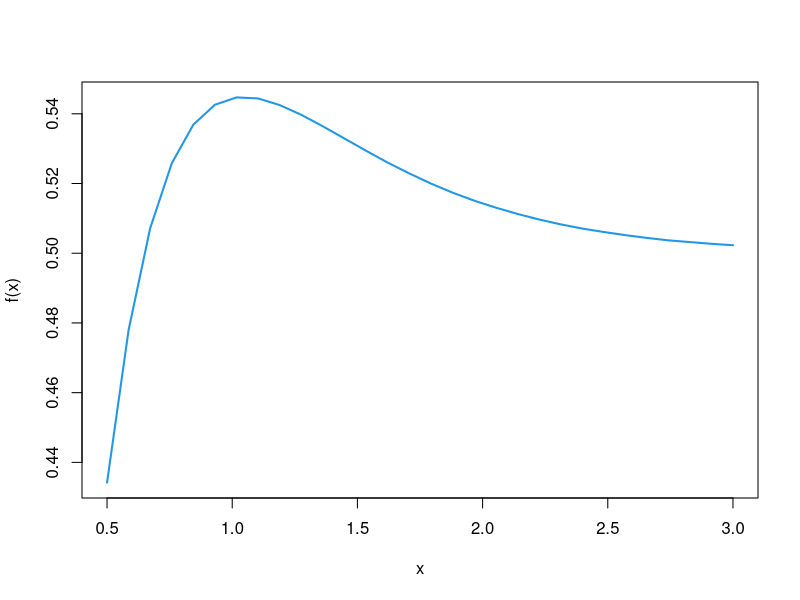
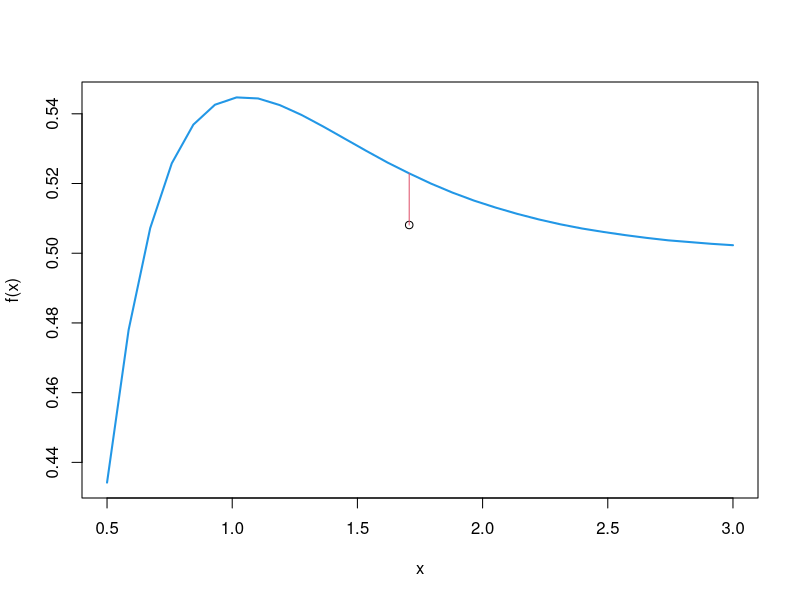
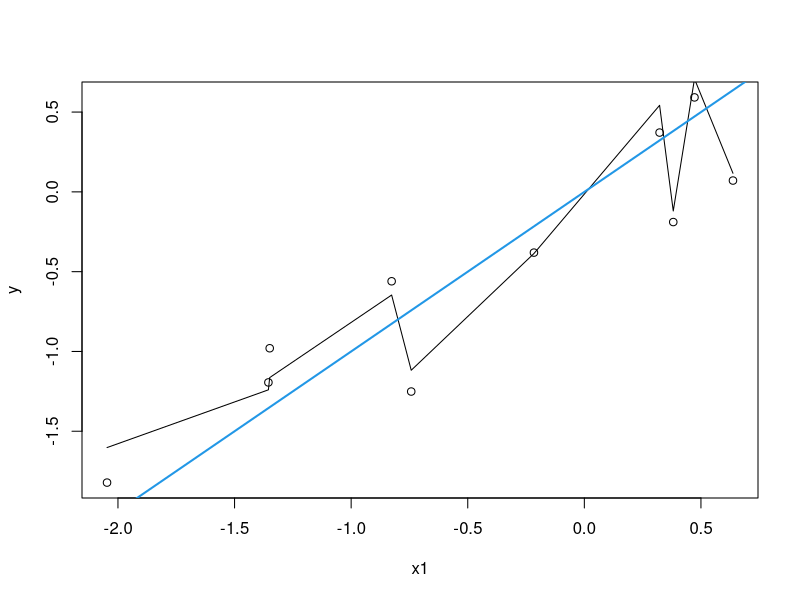
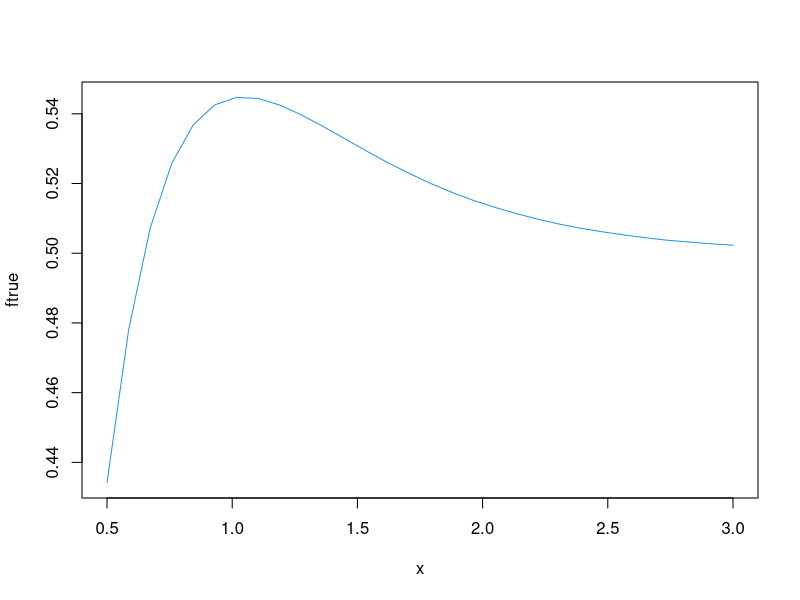
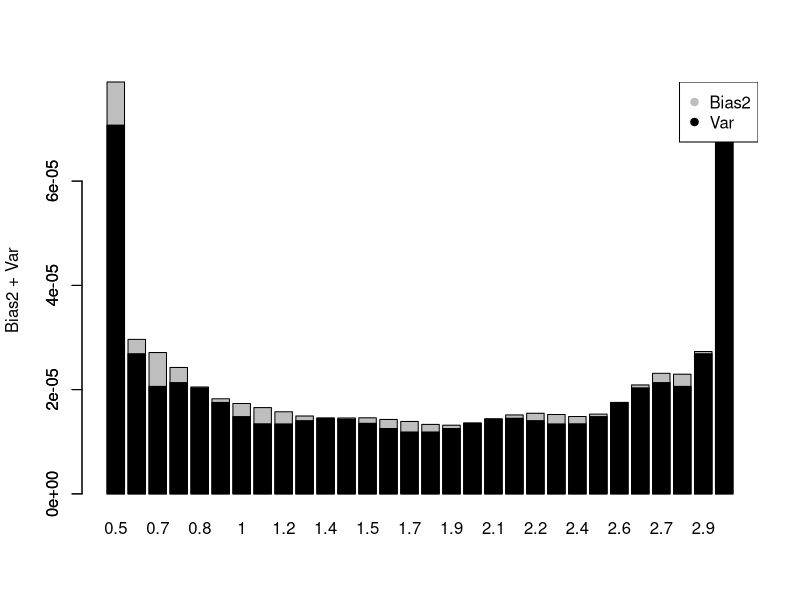
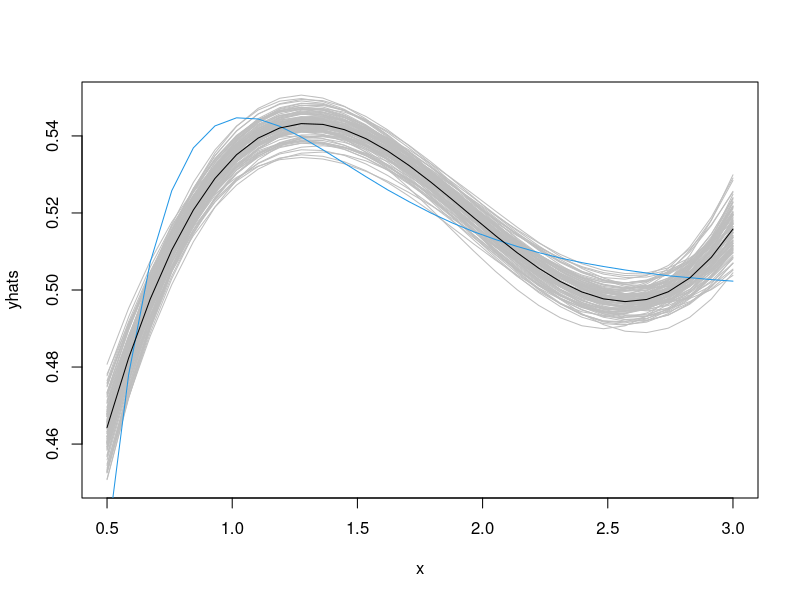
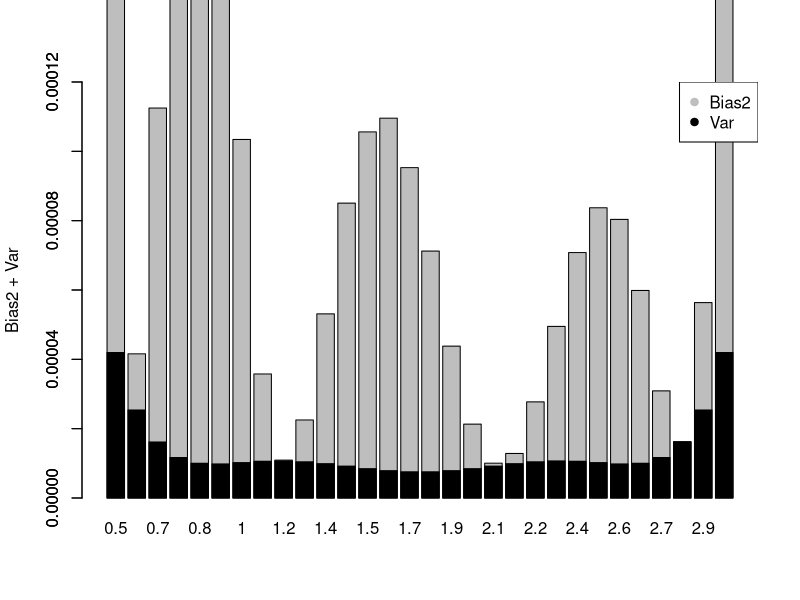
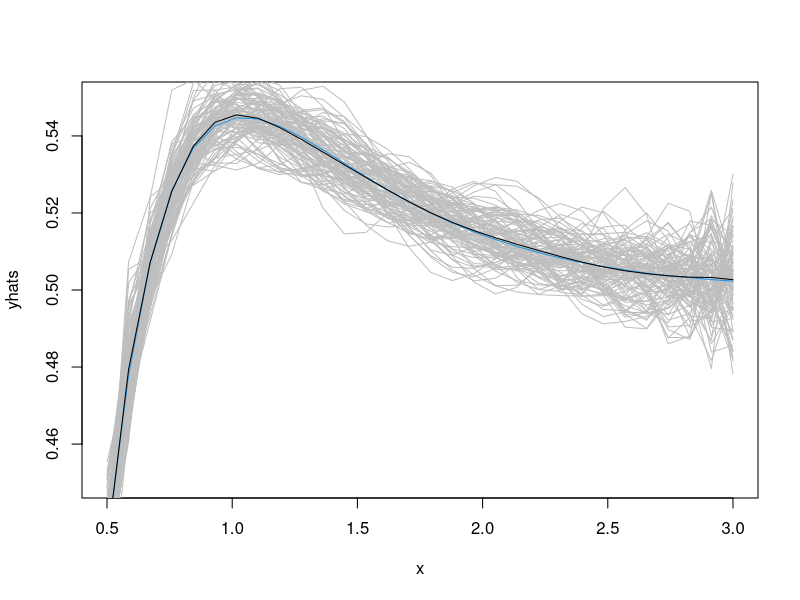

Generate these figures, in order, with R:
## ---- chunk 1
knitr::opts_chunk$set(echo = T, eval=T, message=F, warning=F, error=F, comment=NA, cache=T, R.options=list(width=220))
## ---- chunk 2
ftrue <- c(0.4342,0.4780,0.5072,0.5258,0.5369,0.5426,0.5447,0.5444,0.5425,0.5397,0.5364,0.5329,0.5294,0.5260,0.5229,0.5200,0.5174,0.5151,0.5131,0.5113,0.5097,0.5083,0.5071,0.5061,0.5052,0.5044,0.5037,0.5032,0.5027,0.5023)
x = seq(.5,3,length=30)
plot(x,ftrue, type="l", col=4, ylab="f(x)", lwd=2)
## ---- chunk 3
plot(x,ftrue, type="l", col=4, ylab="f(x)", lwd=2)
set.seed(12)
x0 = x[15]
y0 = ftrue[15]+rnorm(1,0,sd=0.01)
points(x0,y0)
segments(x0,y0,x0,ftrue[15], col=2)
## ---- chunk 4
rm(list=ls())
n = 10
p = 9
set.seed(1793)
X = matrix(rnorm(n*p),nrow=n, ncol=p)
y = X[,1] + rnorm(n,0,0.5)
fit = lm(y~ 0 + X)
yhat = predict(fit)
plot(X[,1],y, xlab="x1")
ix = sort(X[,1], index.return=T)$ix
lines(X[ix,1], yhat[ix])
abline(a=0,b=1, col=4, lwd=2)
## ---- chunk 5
ftrue <- c(0.4342,0.4780,0.5072,0.5258,0.5369,0.5426,0.5447,0.5444,0.5425,0.5397,0.5364,0.5329,0.5294,0.5260,0.5229,0.5200,0.5174,0.5151,0.5131,0.5113,0.5097,0.5083,0.5071,0.5061,0.5052,0.5044,0.5037,0.5032,0.5027,0.5023)
x = seq(.5,3,length=30)
plot(x,ftrue, type="l", col=4)
## ---- chunk 6
# setting
sigmatrue=0.01
n = length(x)
B = 100
# simulation function
sim = function(d){
y = ftrue + rnorm(n,0,sigmatrue)
fit = lm(y ~ poly(x,degree=d))
yhat = fitted(fit)
}
## ---- chunk 7
d = 5

# distorsione: per ottenere il valore atteso dello stimatore, stimo il modello senza errori
Ehatf <- fitted(lm(ftrue ~ poly(x,degree=d)))
Bias2 <-(ftrue - Ehatf)^2

# varianza
X <- model.matrix(lm(ftrue ~ poly(x,degree=d)))
invXtX <- solve(crossprod(X))
Var = apply(X, 1, function(x) 
  sigmatrue^2 * t(x) %*% invXtX %*% x
)
## ---- chunk 8
barplot(Bias2+Var, ylab="Bias2 + Var", names.arg=round(x,1))
barplot(Var,add=T, col=1, names.arg=" ")
legend("topright", c("Bias2","Var"), col=c("gray",1), pch=c(19,19))
## ---- chunk 9
# 3rd degree polynomial
d = 3
set.seed(123)
yhats = replicate(B,sim(d))
matplot(x,yhats, type="l", col="gray", lty=1, ylim=c(.45,.55))
lines(x,ftrue, col=4)
Ehatf = apply(yhats,1,mean)
lines(x,Ehatf)
## ---- chunk 10
X <- model.matrix(lm(ftrue ~ poly(x,degree=d)))
invXtX <- solve(crossprod(X))
Ehatf <- fitted(lm(ftrue ~ poly(x,degree=d)))
Bias2 <-(ftrue - Ehatf)^2
Var = apply(X, 1, function(x) 
  sigmatrue^2 * t(x) %*% invXtX %*% x
)
barplot(Bias2+Var, ylab="Bias2 + Var", names.arg=round(x,1), ylim=c(0,0.00012))
barplot(Var,add=T, col=1, names.arg=" ")
legend("topright", c("Bias2","Var"), col=c("gray",1), pch=c(19,19))
## ---- chunk 11
# 12th degree polynomial
d = 12
set.seed(123)
yhats = replicate(B,sim(d))
matplot(x,yhats, type="l", col="gray", lty=1, ylim=c(.45,.55))
lines(x,ftrue, col=4)
Ehatf = apply(yhats,1,mean)
lines(x,Ehatf)
## ---- chunk 12
X <- model.matrix(lm(ftrue ~ poly(x,degree=d)))
invXtX <- solve(crossprod(X))
Ehatf <- fitted(lm(ftrue ~ poly(x,degree=d)))
Bias2 <-(ftrue - Ehatf)^2
Var = apply(X, 1, function(x) 
  sigmatrue^2 * t(x) %*% invXtX %*% x
)
barplot(Bias2+Var, ylab="Bias2 + Var", names.arg=round(x,1), ylim=c(0,0.00012))
barplot(Var,add=T, col=1, names.arg=" ")
legend("topright", c("Bias2","Var"), col=c("gray",1), pch=c(19,19))
## ---- chunk 13
d = 3
# expected value 
Ehatf = fitted(lm(ftrue ~ poly(x,degree=d)))
Bias2 = mean( (ftrue - Ehatf)^2 )
## ---- chunk 14
# true variance
p = d+1
Var = (sigmatrue^2)*p/n
## ---- chunk 15
ds = 1:20
ps = ds+1
Bias2s = sapply(ps, function(p) 
  mean( ( ftrue - fitted(lm(ftrue ~ poly(x,degree=(p-1)))) )^2 )
  )
Vars = ps*(sigmatrue^2)/n
Reds = Bias2s+Vars 
barplot(Reds, ylab="Errore riducibile", names.arg=ds)
barplot(Vars, add=T, col=1, names.arg=" ")
legend("topright", c("Bias2","Var"), col=c("gray",1), pch=c(19,19))
## ---- chunk 16
Irr = rep(sigmatrue^2,length(ps))
ErrFs = Reds + Irr
barplot(ErrFs, ylab="Errore di previsione", names.arg=ds)
barplot(Irr, add=T, col=1, names.arg=" ")
legend("topright", c("Riducibile","Irriducibile"), col=c("gray",1), pch=c(19,19))
## ---- chunk 17
# best model!
d = 5 
set.seed(123)
yhats = replicate(B,sim(d))
matplot(x,yhats, type="l", col="gray", lty=1)
lines(x,ftrue, col=4)
Ehatf = apply(yhats,1,mean)
lines(x,Ehatf)
## ---- chunk 18
Bias2 = (ftrue - Ehatf)^2
Var = apply(yhats,1,var)
barplot(Bias2+Var, ylab="Bias2 + Var", names.arg=round(x,1))
barplot(Var,add=T, col=1, names.arg=" ")
legend("topright", c("Bias2","Var"), col=c("gray",1), pch=c(19,19))
